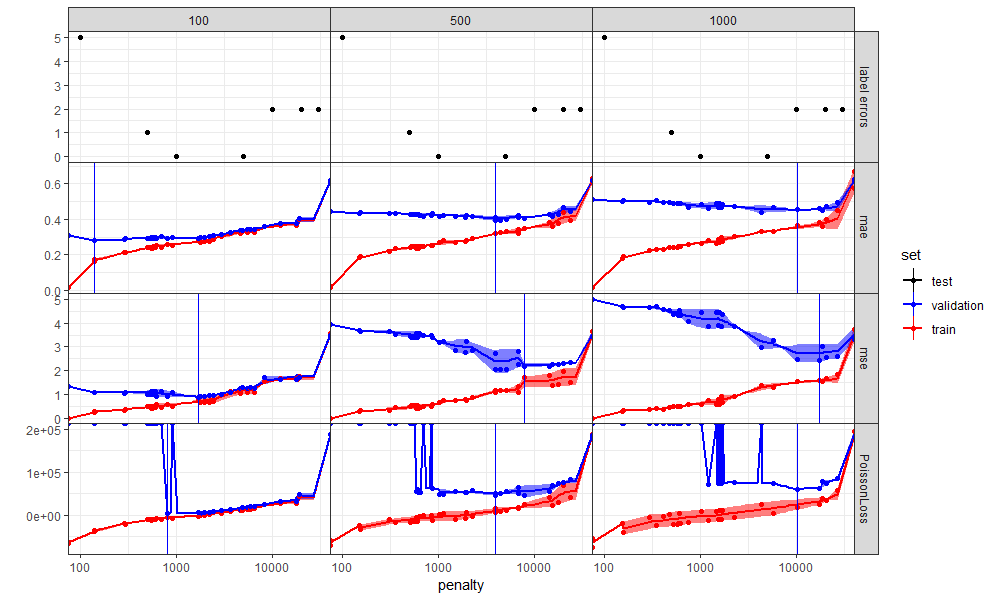

Write R code to recreate this figure.
library(data.table)
library(ggplot2)
data(Mono27ac, package="PeakSegDisk")

pen.dt.list <- list()
for(bin.size in c(100, 500, 1000)){
  print(bin.size)
  bin.dt <- Mono27ac$coverage[, {
    edge.vec <- seq(chromStart[1], chromEnd[.N], by=bin.size)
    binStart <- edge.vec[-length(edge.vec)]
    data.table(
      binStart,
      binStart1=binStart+1L,
      binEnd=edge.vec[-1])
  }]
  setkey(bin.dt, binStart1, binEnd)
  bin.dt[, bin.i := 1:.N]
  Mono27ac$coverage[, chromStart1 := chromStart+1L]
  setkey(Mono27ac$coverage, chromStart1, chromEnd)
  cov.in.bins <- foverlaps(Mono27ac$coverage, bin.dt, nomatch=0L)
  n.folds <- 3
  cov.in.bins[, fold := bin.i %% n.folds + 1]
  cov.in.bins[, dataStart := ifelse(chromStart < binStart, binStart, chromStart)]
  cov.in.bins[, dataEnd := ifelse(chromEnd < binEnd, chromEnd, binEnd)]
  stopifnot(cov.in.bins[, dataStart[-1] == dataEnd[-.N]])
  gg <- ggplot()+
    theme_bw()+
    theme(panel.spacing=grid::unit(0, "lines"))+
    geom_point(aes(
      dataEnd, count),
      data=cov.in.bins)+
    facet_grid(fold ~ .)
  for(validation.fold in 1:n.folds){
    cov.in.bins[, set := ifelse(fold==validation.fold, "validation", "train")]
    train.dt <- cov.in.bins[set=="train"]
    train.dt[, nextStart := c(dataStart[-1], NA)]
    train.dt[, nextCount := c(count[-1], NA)]
    ## impute via mean of count before and after gap.
    train.imp <- rbind(train.dt[dataEnd != nextStart, {
      data.table(
        chrom,
        dataStart=dataEnd,
        dataEnd=nextStart,
        count=as.integer((nextCount+count)/2))
    }], train.dt[, .(
          chrom,
          dataStart,
          dataEnd,
          count)])[order(dataStart)]
    stopifnot(train.imp[, dataStart[-1] == dataEnd[-.N]])
    show.dt <- rbind(
      train.imp[, .(
        dataStart, dataEnd, count,
        set="train", type="imputed")],
      cov.in.bins[, .(dataStart, dataEnd, count, set, type="raw")])
    ggplot()+
      theme_bw()+
      theme(panel.spacing=grid::unit(0, "lines"))+
      geom_point(aes(
        dataEnd, count, color=type),
        data=show.dt)+
      geom_segment(aes(
        dataStart+0.5, count,
        xend=dataEnd+0.5, yend=count, color=type),
        data=show.dt)+
      facet_grid(set ~ .)+
      coord_cartesian(xlim=c(205000, 210000))
  }
  ## just repeat train data in valid regions
  n.folds <- 2
  cov.in.bins[, fold := ((bin.i-1) %% n.folds) + 1]
  cov.in.bins[, dataStart := ifelse(chromStart < binStart, binStart, chromStart)]
  cov.in.bins[, dataEnd := ifelse(chromEnd < binEnd, chromEnd, binEnd)]
  stopifnot(cov.in.bins[, dataStart[-1] == dataEnd[-.N]])
  gg <- ggplot()+
    theme_bw()+
    theme(panel.spacing=grid::unit(0, "lines"))+
    geom_point(aes(
      dataEnd, count),
      data=cov.in.bins)+
    facet_grid(fold ~ .)
  print(gg)
  gg+coord_cartesian(xlim=c(2, 3)*1e5)
  gg+coord_cartesian(xlim=c(200000, 225000))
  gg+coord_cartesian(xlim=c(205000, 210000))
  ## 1 2 3 4 1 2 3 4
  ## _ 2 3 _ _ 2 3 _
  ## 2 2 3 3 2 2 3 3
  ## 1 2 3 4 1 2 3 4
  ## 1 _ _ 4 1 _ _ 4
  ## 1 1 4 4 1 1 4 4
  ## 1 2 3 4 1 2 3 4
  ## 1 2 _ _ 1 2 _ _
  ## 1 2 2 1 1 2 2 1
  ## 1 2 3 4 1 2 3 4
  ## _ _ 3 4 _ _ 3 4
  ## 3 3 3 4 4 3 3 4
  ## _ 2 _ 2
  ## 2 2 2 2
  ## 1 _ 1 _
  ## 1 1 1 1
  for(validation.fold in 1:n.folds){
    cov.in.bins[, set := ifelse(fold==validation.fold, "validation", "train")]
    train.dt <- cov.in.bins[set=="train"]
    s <- if(validation.fold==2)1 else -1
    train.imp <- rbind(train.dt[, .(
      chrom,
      dataStart=dataStart+bin.size*s,
      dataEnd=dataEnd+bin.size*s,
      count
    )],
    train.dt[, .(
      chrom,
      dataStart,
      dataEnd,
      count
    )])[order(dataStart)]
    train.imp[, table(dataStart[-1] != dataEnd[-.N])]
    stopifnot(train.imp[, dataStart[-1] == dataEnd[-.N]])
    show.dt <- rbind(
      train.imp[, .(
        dataStart, dataEnd, count,
        set="train", type="imputed")],
      cov.in.bins[, .(dataStart, dataEnd, count, set, type="raw")])
    ggplot()+
      theme_bw()+
      theme(panel.spacing=grid::unit(0, "lines"))+
      geom_point(aes(
        dataEnd, count, color=type),
        data=show.dt)+
      geom_segment(aes(
        dataStart+0.5, count,
        xend=dataEnd+0.5, yend=count, color=type),
        data=show.dt)+
      facet_grid(set ~ .)+
      coord_cartesian(xlim=c(205000, 210000))
    vdir <- file.path("figure-proof-of-concept", bin.size, validation.fold)
    dir.create(vdir, showWarnings=FALSE, recursive=TRUE)
    coverage.bedGraph <- file.path(vdir, "coverage.bedGraph")
    train.imp[, line := with(rle(count), rep(seq_along(lengths), lengths))]
    out.dt <- train.imp[, .(
      chromStart=as.integer(min(dataStart)),
      chromEnd=as.integer(max(dataEnd))
    ), by=.(chrom, count, line)]
    fwrite(
      out.dt[, .(chrom, chromStart, chromEnd, count)],
      coverage.bedGraph,
      sep="\t", col.names=FALSE, quote=FALSE)
    for(n.peaks in c(5, 10, 20, 40)){
      PeakSegDisk::sequentialSearch_dir(vdir, as.integer(n.peaks), verbose=TRUE)
    }
    segments.bed.vec <- Sys.glob(file.path(vdir, "*_segments.bed"))
    for(segments.i in seq_along(segments.bed.vec)){
      segments.bed <- segments.bed.vec[[segments.i]]
      seg.dt <- fread(
        segments.bed,
        col.names=c(
          "chrom",
          "segStart",
          "segEnd",
          "status",
          "mean"))
      ggplot()+
        theme_bw()+
        theme(panel.spacing=grid::unit(0, "lines"))+
        geom_point(aes(
          dataEnd, count),
          data=cov.in.bins)+
        geom_segment(aes(
          dataStart+0.5, count,
          xend=dataEnd+0.5, yend=count),
          data=cov.in.bins)+
        facet_grid(set ~ .)+
        geom_segment(aes(
          segStart, mean,
          xend=segEnd, yend=mean),
          color="green",
          data=seg.dt)+
        coord_cartesian(xlim=c(205000, 210000))
      seg.dt[, segStart1 := segStart+1L]
      setkey(seg.dt, segStart1, segEnd)
      cov.in.bins[, dataStart1 := dataStart +1L]
      setkey(cov.in.bins, dataStart1, dataEnd)
      segs.over.cov <- foverlaps(seg.dt, cov.in.bins, nomatch=0L)
      segs.over.cov[
      , overStart := ifelse(dataStart < segStart, segStart, dataStart)]
      segs.over.cov[
      , overEnd := ifelse(dataEnd < segEnd, dataEnd, segEnd)]
      loss.tsv <- sub("segments.bed", "loss.tsv", segments.bed)
      loss.dt <- fread(loss.tsv, col.names=PeakSegDisk::col.name.list$loss)
      segs.over.cov[, l1err := abs(mean - count)]
      segs.over.cov[, l2err := l1err^2]
      pen.dt.list[[paste(bin.size, validation.fold, segments.i)]] <- segs.over.cov[, {
        bases <- overEnd-overStart
        data.table(
          bin.size,
          validation.fold,
          penalty=loss.dt$penalty,
          peaks=loss.dt$peaks,
          bases=sum(bases),
          mae=sum(l1err*bases)/sum(bases),
          mse=sum(l2err*bases)/sum(bases),
          PoissonLoss=PeakSegOptimal::PoissonLoss(count, mean, bases)
        )
      }, by=.(set)]
    }
  }
}
(pen.dt <- do.call(rbind, pen.dt.list)[order(validation.fold, set, peaks)])


tall.dt <- melt(pen.dt, measure.vars=c("PoissonLoss", "mse", "mae"))
u.pen.vec <- unique(sort(tall.dt$penalty))
tall.approx <- tall.dt[, {
  L <- approx(log(penalty), value, log(u.pen.vec))
  with(L, data.table(penalty=exp(x), value=y))
}, by=.(bin.size, set, variable, validation.fold)][!is.nan(value)]
tall.stats <- tall.approx[, .(
  mean=mean(value),
  sd=sd(value)
), by=.(bin.size, set, variable, penalty)]
best.pen <- tall.stats[
  set=="validation",
  .SD[which.min(mean)],
  by=.(bin.size, variable)]

all.dir <- file.path("figure-proof-of-concept", "all")
dir.create(all.dir)
all.bg <- file.path(all.dir, "coverage.bedGraph")
fwrite(
  Mono27ac$coverage[, .(chrom, chromStart, chromEnd, count)],
  all.bg,
  sep="\t", col.names=FALSE, quote=FALSE)
err.dt.list <- list()
for(penalty in c(100, 500, 1000, 5000, 10000, 20000, 30000)){
  fit <- PeakSegDisk::PeakSegFPOP_dir(all.dir, penalty)
  peak.dt <- fit$segments[
    status=="peak",
    .(chrom,
      chromStart,
      chromEnd)]
  err.df <- PeakError::PeakErrorChrom(peak.dt, Mono27ac$labels)
  err.dt.list[[paste(penalty)]] <- with(
    err.df,
    data.table(
      penalty,
      set="test",
      variable="label errors",
      errors=sum(fp+fn)))
}
(err.dt <- do.call(rbind, err.dt.list))

set.colors <- c(
  test="black",
  validation="blue",
  train="red")
gg <- ggplot()+
  theme_bw()+
  theme(panel.spacing=grid::unit(0, "lines"))+
  facet_grid(variable ~ bin.size, scales="free")+
  scale_color_manual(values=set.colors, breaks=names(set.colors))+
  scale_fill_manual(values=set.colors)+
  guides(fill="none")+
  geom_ribbon(aes(
    penalty, ymin=mean-sd, ymax=mean+sd, fill=set),
    data=tall.stats,
    alpha=0.5)+
  geom_line(aes(
    penalty, mean,
    color=set),
    size=1,
    data=tall.stats)+
  geom_point(aes(
    penalty, value,
    color=set),
    data=tall.dt)+
  geom_point(aes(
    penalty, errors, color=set),
    data=err.dt)+
  geom_vline(aes(
    xintercept=penalty, color=set),
    data=best.pen)+
  scale_x_log10()+
  ylab("")
png("figure-proof-of-concept.png", 10, 6, units="in", res=100)
print(gg)
dev.off()
